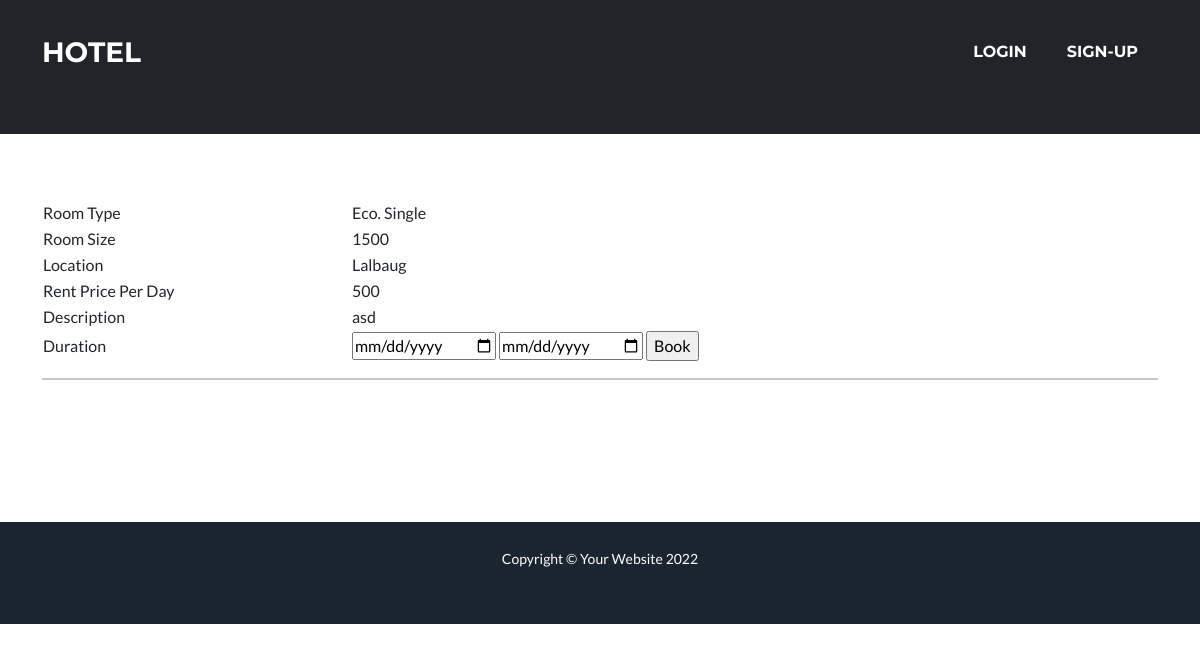
The app's page /hotels/5/ with its own data.
### tables this page shows
CREATE TABLE `rooms` (
        `Rooms_ID` INTEGER PRIMARY KEY AUTOINCREMENT,
        `Hotel_ID` INT NULL,
        `Type_ID` SMALLINT(5) NULL,
        `Rooms_Size` NVARCHAR(15) NULL,
        `Location` NVARCHAR(100) NULL
    );

CREATE TABLE `room_type` (
        `Type_ID` INTEGER PRIMARY KEY AUTOINCREMENT,
        `Room_Type` NVARCHAR(150) NULL,
        `Rent_Price_Per_Day` INT NULL,
        `Descrption` NVARCHAR(1000) NULL
    );

### app.py (the view)
@app.route("/hotels/<int:hotel_id>/")
def hotel(hotel_id):
    return render_template("hotel_rooms.html",rooms=getRooms(hotel_id))

### functions.py (called while the page is built)
def sqlConnection():
    db_name = "hotelms.db"
    return sqlite3.connect(db_name)

def getRooms(hotel_id):
    conn = sqlConnection()
    c = conn.cursor()
    query = "SELECT * FROM rooms LEFT JOIN room_type ON rooms.Type_ID=room_type.Type_ID WHERE hotel_ID=?;"
    c.execute(query,(hotel_id,))
    rooms = c.fetchall()
    conn.close()
    return rooms

### templates/hotel_rooms.html (shortened to what this page needs)
{% extends 'base.html' %}
{% block content %}
    {% for room in rooms %}
    <table>
        <tr>
            <td>Room Type</td>
            <td colspan="2">{{room[6]}}</td>
        </tr>
        <tr>
            <td>Room Size</td>
            <td colspan="2">{{room[3]}}</td>
        </tr>
        <tr>
            <td>Location</td>
            <td colspan="2">{{room[4]}}</td>
        </tr>
        <tr>
            <td>Rent Price Per Day</td>
            <td colspan="2">{{room[7]}}</td>
        </tr>
        <tr>
            <td>Description</td>
            <td colspan="2">{{room[8]}}</td>
        </tr>
        <tr>
            <td>Duration</td>
            <td>
                <form action="/rooms/book/{{room[0]}}" method="POST">
                    <input name="from" type="date">
                    <input name="to" type="date">
                    <input type="Submit" value="Book">
                </form>
            </td>
    </table>
    <hr/>
    {% endfor %}
{% endblock content %}

### records on screen
rooms: Room_Type "Eco. Single", Rooms_Size "1500", Location "Lalbaug", Rent_Price_Per_Day "500", Descrption "asd"
